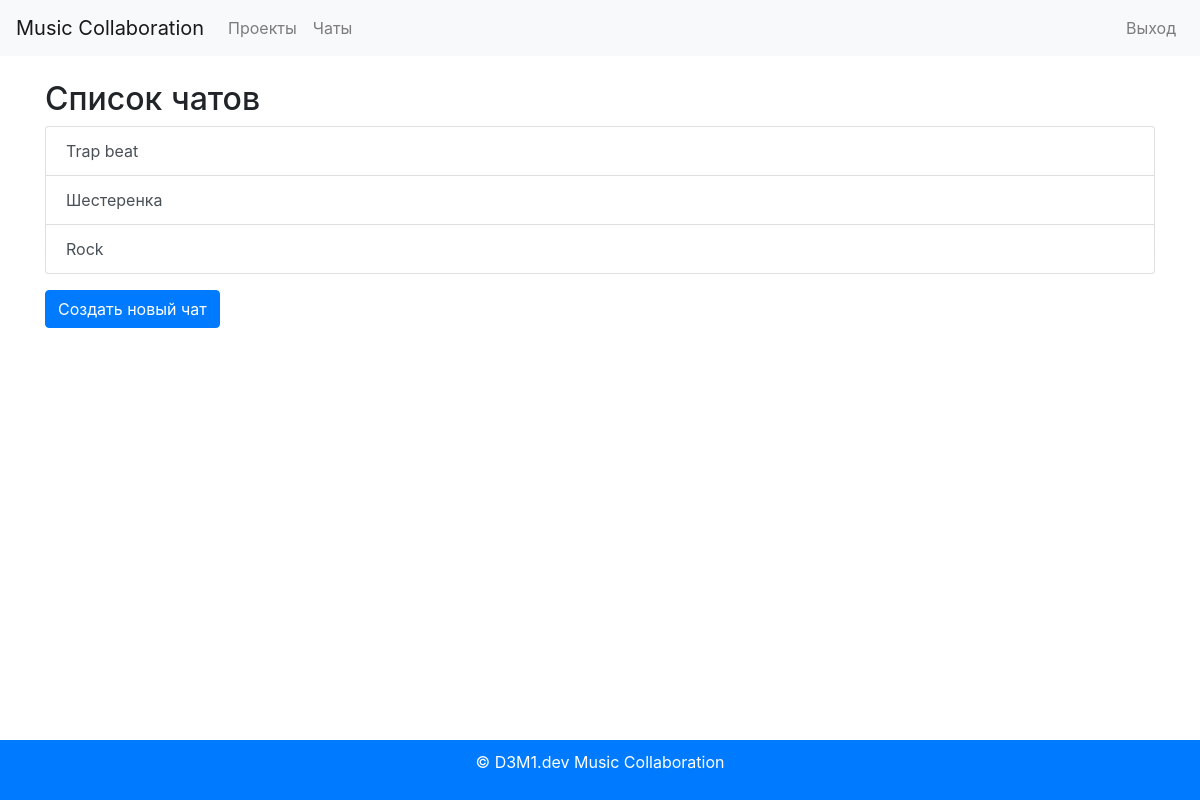
Page /chat/ (signed in) on the committed database.
### chat/models.py (models this page shows, shortened)
class Chat(models.Model):
    id = models.AutoField(primary_key=True)
    project = models.ForeignKey(Project, on_delete=models.CASCADE)
    created_at = models.DateTimeField(auto_now_add=True)

### projects/models.py (models this page shows, shortened)
class Project(models.Model):
    STATUS_CHOICES = [
        ('in_progress', 'В работе'),
        ('completed', 'Завершен'),
    ]
    id = models.AutoField(primary_key=True)
    name = models.CharField(max_length=255)
    description = models.TextField()
    owner = models.ForeignKey(User, on_delete=models.CASCADE)
    created_at = models.DateTimeField(auto_now_add=True)
    updated_at = models.DateTimeField(auto_now=True)
    status = models.CharField(max_length=50, choices=STATUS_CHOICES)
    sequencer_data = models.JSONField(default=dict, blank=True)  # Для хранения данных секвенсора

### chat/views.py (the view)
# urls.py: path('', ChatListView.as_view(), name='chat_list'),
@method_decorator(login_required, name='dispatch')
class ChatListView(View):
    def get(self, request):
        chats = Chat.objects.all()
        return render(request, 'chat/chat_list.html', {'chats': chats})

### chat/templates/chat/chat_list.html (shortened to what this page needs)
{% extends 'base.html' %}
{% block content %}
<h2>Список чатов</h2>
<div class="list-group">
    {% for chat in chats %}
        <a href="{% url 'chat:chat_detail' chat.id %}" class="list-group-item list-group-item-action">{{ chat.project.name }}</a>
    {% endfor %}
</div>
<a href="{% url 'chat:chat_create' %}" class="btn btn-primary mt-3">Создать новый чат</a>
{% endblock %}

### static/css/styles.css (style rules this page uses)
body { font-family: Arial, sans-serif; margin: 0; padding: 0; }
a { text-decoration: none; }

### rows in the picture
Chat: project.name "Trap beat"
Chat: project.name "Шестеренка"
Chat: project.name "Rock"
